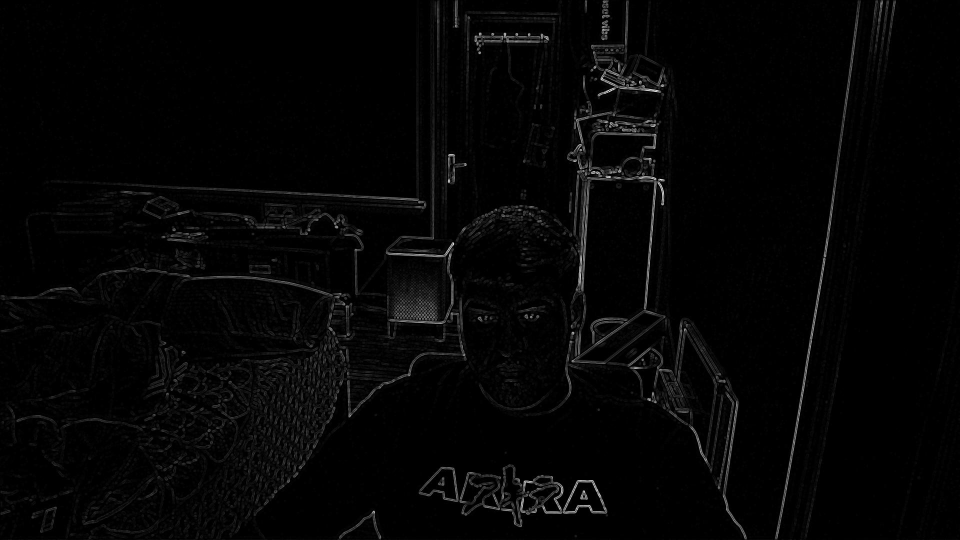
#> input picture sobel_pil_image.jpg, 1920 x 1080 px, given in place of the camera (shown at 1/2 size)
$ python 'web ascii cv2.py'   (older library calls are emulated)
#> lines starting #> are read from the running program, lines starting #| are printed output that depends on the picture
import cv2
import numpy as np

# Constants
MAX_WIDTH_CHARS = 150
MAX_HEIGHT_LINES = 200

# Ink usage data
ink_usage = [
    ("@", 3261),
    ("M", 2647),
    ("W", 2614),
    ("Q", 2238),
    ("B", 2226),
    ("N", 2196),
    ("R", 2170),
    ("&", 2115),
    ("%", 2085),
    ("G", 2083),
    ("D", 2070),
    ("O", 1999),
    ("$", 1984),
    ("S", 1925),
    ("E", 1917),
    ("m", 1852),
    ("#", 1843),
    ("H", 1836),
    ("8", 1827),
    ("K", 1816),
    ("6", 1766),
    ("P", 1757),
    ("U", 1757),
    ("w", 1755),
    ("9", 1754),
    ("X", 1712),
    ("A", 1701),
    ("Z", 1699),
    ("C", 1682),
    ("0", 1614),
    ("5", 1600),
    ("d", 1572),
    ("b", 1570),
    ("2", 1509),
    ("g", 1501),
    ("3", 1484),
    ("a", 1481),
    ("e", 1461),
    ("p", 1452),
    ("V", 1445),
    ("q", 1445),
    ("4", 1422),
    ("k", 1397),
    ("h", 1388),
    ("F", 1377),
    ("o", 1299),
    ("Y", 1298),
    ("s", 1278),
    ("n", 1218),
    ("T", 1215),
    ("u", 1213),
    ("z", 1175),
    ("x", 1135),
    ("7", 1108),
    ("J", 1103),
    ("c", 1093),
    ("y", 1063),
    ("?", 1046),
    ("L", 1044),
    ("v", 969),
    ("f", 946),
    ("1", 915),
    ("[", 898),
    ("]", 898),
    ("{", 891),
    ("<", 887),
    (">", 886),
    ("}", 867),
    ("=", 864),
    ("t", 811),
    (")", 781),
    ("(", 780),
    ("+", 774),
    ("I", 720),
    ("l", 720),
    ("j", 710),
    ("r", 706),
    ("^", 694),
    ("!", 666),
    ("|", 656),
    ("i", 620),
    ("_", 610),
    ("/", 609),
    ("\\", 609),
    ("~", 548),
    ("*", 514),
    ('"', 491),
    (";", 279),
    ("-", 252),
    ("'", 247),
    (":", 220),
    (",", 169),
    ("`", 151),
    (".", 110),
    (" ", 0),
]

# Extract characters and ink values
characters = [char for char, _ in ink_usage]
ink_values = np.array([ink for _, ink in ink_usage])

# Normalize ink values
min_ink = ink_values.min()
max_ink = ink_values.max()
normalized_ink_values = 255 * (ink_values - min_ink) / (max_ink - min_ink)


# Sobel edge detection with angle
def sobel_edge_detection_with_angle(image):
    grad_x = cv2.Sobel(image, cv2.CV_64F, 1, 0, ksize=3)
    grad_y = cv2.Sobel(image, cv2.CV_64F, 0, 1, ksize=3)
    gradient_magnitude = np.sqrt(grad_x**2 + grad_y**2)
    gradient_magnitude_8bit = np.uint8(gradient_magnitude)
    angle = np.arctan2(grad_y, grad_x)
    angle_degrees = np.degrees(angle)
    return gradient_magnitude_8bit, angle, angle_degrees


# Difference of Gaussians (DoG)
def apply_dog(image, sigma1=1, sigma2=2):
    blur1 = cv2.GaussianBlur(image, (0, 0), sigma1)
    blur2 = cv2.GaussianBlur(image, (0, 0), sigma2)
    dog_image = blur1 - blur2
    dog_image = np.clip(dog_image, 0, 255)
    return np.uint8(dog_image)


def sobel_angle_to_char(degree):
    mapping = {
        -135: "/",
        -90: "-",
        -45: "\\",
        45: "/",
        90: "-",
        135: "\\",
        0: " ",
        180: "|",
    }
    degree = degree % 360  # Ensure the degree is within the 0-359 range
    closest = min(mapping, key=lambda x: min(abs(degree - x), 360 - abs(degree - x)))
    return mapping[closest]


# Capture video from the webcam
cap = cv2.VideoCapture(0)

while True:
    ret, frame = cap.read()
#> frame is the input picture: shape (1080, 1920, 3); min 0, max 255, mean 5
    if not ret:
        break

    # Resize the frame
    h, w = frame.shape[:2]
#> h = 1080; w = 1920
    aspect_ratio = w / h
#> aspect_ratio = 1.78
    if w > h:
        new_width = MAX_WIDTH_CHARS
        new_height = int(new_width / aspect_ratio)
#> new_height = 84
        new_width *= 2
    else:
        new_height = MAX_HEIGHT_LINES
        new_width = int(new_height * aspect_ratio)
        new_width *= 2
    frame_resized = cv2.resize(
        frame, (new_width, new_height), interpolation=cv2.INTER_LANCZOS4
    )

    # Convert to grayscale
    gray_image = cv2.cvtColor(frame_resized, cv2.COLOR_BGR2GRAY)

    # Apply DoG
    dog_image = apply_dog(gray_image)
#> in apply_dog, `blur1 = cv2.GaussianBlur(image, (0, 0), sigma1)`:
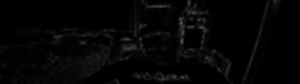
#> blur1: shape (84, 300); min 0, max 85, mean 4.9
#> in apply_dog, `dog_image = blur1 - blur2`:
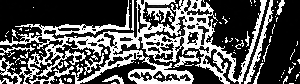
#> dog_image: shape (84, 300); min 0, max 255, mean 88.9

    # Apply Sobel edge detection
    sobel_image, gradient_angle, gradient_angle_degrees = (
        sobel_edge_detection_with_angle(dog_image)
    )
#> in sobel_edge_detection_with_angle, `grad_x = cv2.Sobel(image, cv2.CV_64F, 1, 0, ksize=3)`:
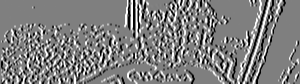
#> grad_x: shape (84, 300) float64; min -1020, max 1020, mean -1.3; drawn with min black and max white
#> in sobel_edge_detection_with_angle, `grad_y = cv2.Sobel(image, cv2.CV_64F, 0, 1, ksize=3)`:
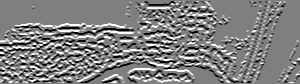
#> grad_y: shape (84, 300) float64; min -1020, max 1020, mean 3.8; drawn with min black and max white
#> in sobel_edge_detection_with_angle, `gradient_magnitude = np.sqrt(grad_x**2 + grad_y**2)`:
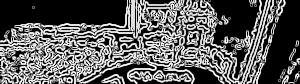
#> gradient_magnitude: shape (84, 300) float64; min 0, max 1140.4, mean 418.9; drawn with min black and max white
#> in sobel_edge_detection_with_angle, `gradient_magnitude_8bit = np.uint8(gradient_magnitude)`:
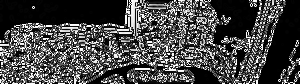
#> gradient_magnitude_8bit: shape (84, 300); min 0, max 255, mean 71.7
#> in sobel_edge_detection_with_angle, `angle = np.arctan2(grad_y, grad_x)`:
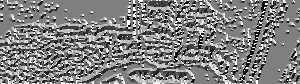
#> angle: shape (84, 300) float64; min -3.14, max 3.14, mean 0.0453; drawn with min black and max white

    # Resize Sobel image and gradient angles
    sobel_resized_image = cv2.resize(
        sobel_image, (new_width, new_height), interpolation=cv2.INTER_LANCZOS4
    )
    resized_gradient_angles = cv2.resize(
        gradient_angle_degrees, (new_width, new_height), interpolation=cv2.INTER_NEAREST
    )

    # Create ASCII art from Sobel edge detection results
    sobel_ascii_art_list = []
    for i, row in enumerate(sobel_resized_image):
        sobel_ascii_row = []
        for j, pixel in enumerate(row):
            idx = (np.abs(normalized_ink_values - pixel)).argmin()
            if idx < 90:
                sobel_ascii_row.append(
                    sobel_angle_to_char(resized_gradient_angles[i, j])
                )
            else:
                sobel_ascii_row.append(" ")
        sobel_ascii_art_list.append(sobel_ascii_row)
#> this loop made 84 passes

    # Convert grayscale image to ASCII art
    ascii_art_list = []
    for row in gray_image:
        ascii_row = []
        for pixel in row:
            idx = (np.abs(normalized_ink_values - pixel)).argmin()
            ascii_row.append(characters[idx])
        ascii_art_list.append(ascii_row)
#> this loop made 84 passes

    # Create final combined ASCII art
    combined_ascii_art_list = []
    for i in range(len(ascii_art_list)):
        combined_row = [
            (
                ascii_art_list[i][j]
                if sobel_ascii_art_list[i][j] == " "
                else sobel_ascii_art_list[i][j]
            )
            for j in range(len(ascii_art_list[i]))
        ]
        combined_ascii_art_list.append(combined_row)

    # Print the combined ASCII art
    for row in combined_ascii_art_list:
        print("".join(row))

    # Display the frame
    cv2.imshow("Webcam Feed", frame)

    if cv2.waitKey(1) & 0xFF == ord("q"):
#> (key q is pressed here)
        break

# Release the webcam and close windows
cap.release()
cv2.destroyAllWindows()
